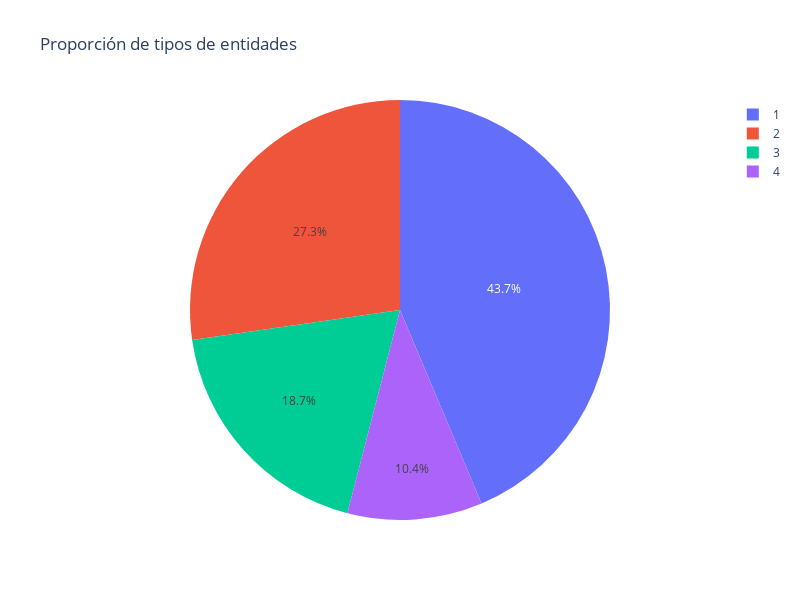

Notebook code for this chart:
### Code cell
frecuencia_entidades = df_filtrado['LARGO_I'].value_counts().reset_index()

# Renombrar las columnas para mejor legibilidad
frecuencia_entidades.columns = ['Largo I','Frecuencia']

# Crear gráfico de pastel
fig = px.pie(names=frecuencia_entidades['Largo I'], 
            values=frecuencia_entidades['Frecuencia'],
            title='Proporción de tipos de entidades')

fig.update_layout(height=600, width=800)

# Mostrar gráfico
fig.show()

### Figure 1 — Plotly figure (JSON) as saved in the notebook; plotly's stock layout.template omitted (floating-point values rounded to 4 significant figures)
{"data": [{"domain": {"x": [0, 1], "y": [0, 1]}, "hovertemplate": "label=%{label}<br>value=%{value}<extra></extra>", "labels": [1, 2, 3, 4], "legendgroup": "", "name": "", "showlegend": true, "type": "pie", "values": [877271, 548179, 375642, 208661]}], "layout": {"height": 600, "legend": {"tracegroupgap": 0}, "title": {"text": "Proporción de tipos de entidades"}, "width": 800}}
